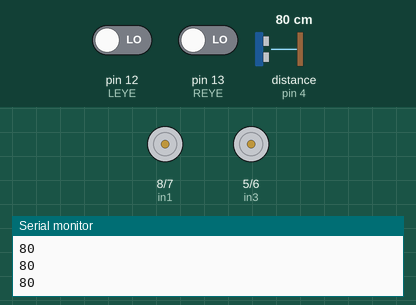
Simulated run of this sketch. Board: Arduino Uno, built with avr-gcc and run on an emulated ATmega328P. Shown: motor-driver pin pairs drawn as motors (green arrow = first pin HIGH = forward, orange = second pin HIGH = backward, longer = more drive, scaled by the enable pin), the last lines printed to the serial monitor. Wiring (inferred from the names in the program): ultrasonic range finder: trigger pin 3; echo pin 4. Inputs (shaded band) come from the test bench; at power-on: pin 12 (LEYE) LOW, pin 13 (REYE) LOW, distance to the obstacle (sensor on pin 4) 80 cm. The echo pulse lasts 58.3 µs per cm.

Above: at 1.2 s.
1.3 s: pin 12 (LEYE) driven HIGH
At 2.2 s:
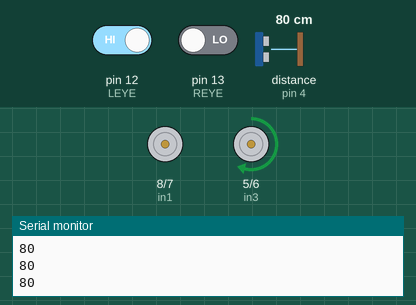
2.9 s: pin 13 (REYE) driven HIGH
At 3.9 s:
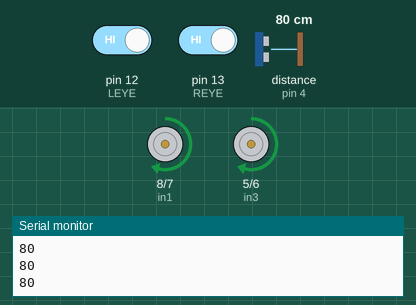
4.5 s: pin 12 (LEYE) driven LOW
At 5.6 s:
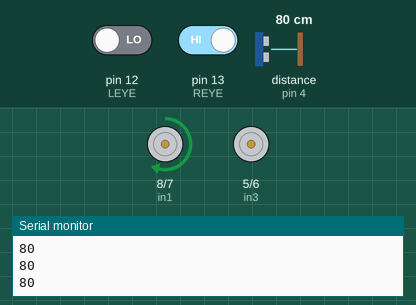
6.0 s: pin 13 (REYE) driven LOW
At 6.6 s:
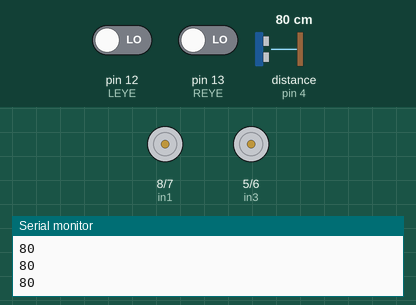
Timing chart, 0 to 8.8 s (numbered marks = the images above; inputs shaded):
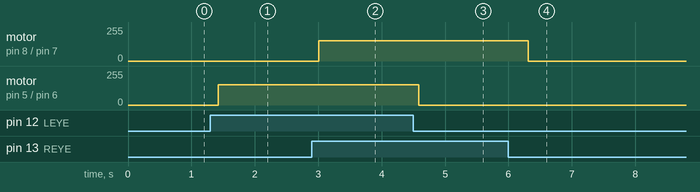

Measured:
- after the input at 1.3 s, motor on pin 5 (in3) / pin 6 (in4): stopped → forward 153/255 after 0.13 s
- after the input at 2.9 s, motor on pin 8 (in1) / pin 7 (in2): stopped → forward 153/255 after 0.11 s
- after the input at 4.5 s, motor on pin 5 (in3) / pin 6 (in4): forward 153/255 → stopped after 0.09 s
- after the input at 6.0 s, motor on pin 8 (in1) / pin 7 (in2): forward 153/255 → stopped after 0.31 s

The sketch:

US_and_DC.ino
```cpp
// IR PINS
const int REYE = 13;
const int LEYE = 12;

// DC MOTORS
// Motor A connections
const int enA = 11;
const int in1 = 8;
const int in2 = 7;

// Motor B connections
const int enB = 10;
const int in3 = 5;
const int in4 = 6;

// Set the speed (0 = off and 255 = max speed)
const int motorSpeed = 255*0.6;


// ULTRASONIC PINS
const int trig = 3; // Trigger Pin
const int echo = 4; // Echo Pin
long duration, cm;


void setup() {
  Serial.begin(9600);
  pinMode( LEYE, INPUT );
  pinMode( REYE, INPUT );

  // Motor control pins are outputs
  pinMode(enA, OUTPUT);
  pinMode(enB, OUTPUT);
  pinMode(in1, OUTPUT);
  pinMode(in2, OUTPUT);
  pinMode(in3, OUTPUT);
  pinMode(in4, OUTPUT);

  // Turn off motors - Initial state
  digitalWrite(in1, LOW);
  digitalWrite(in2, LOW);
  digitalWrite(in3, LOW);
  digitalWrite(in4, LOW);

  // Set the motor speed
  analogWrite(enA, motorSpeed);
  analogWrite(enB, motorSpeed);

  //ULTRASONIC
  pinMode(trig, OUTPUT);
  pinMode(echo, INPUT);

}

void loop() {


  bool all_clearL = digitalRead( LEYE );
  bool all_clearR = digitalRead( REYE );

  SendSound();
  duration = pulseIn(echo, HIGH);
  cm = microsecondsToCentimeters(duration);

  //Debug Print cm
  Serial.println(cm);

  Check(all_clearL,all_clearR,cm);
  delay(100);

}

//Ultrasonic functions

long microsecondsToCentimeters(long microseconds) {
   return microseconds / 29 / 2;
}

void SendSound(){
  digitalWrite(trig, LOW);
  delayMicroseconds(2);
  digitalWrite(trig, HIGH);
  delayMicroseconds(10);
  digitalWrite(trig, LOW);
}


// Motors functions
void go_forward() {
  //Serial.println("Forward");
  digitalWrite(in1, HIGH);
  digitalWrite(in2, LOW);
  digitalWrite(in3, HIGH);
  digitalWrite(in4, LOW);
}
void go_backwards() {
  //Serial.println("Backward");
  digitalWrite(in1, LOW);
  digitalWrite(in2, HIGH);
  digitalWrite(in3, LOW);
  digitalWrite(in4, HIGH);
}
void go_right() {
  //Serial.println("Right");
  digitalWrite(in1, LOW);
  digitalWrite(in2, LOW);
  digitalWrite(in3, HIGH);
  digitalWrite(in4, LOW);
}
void go_left() {
  //Serial.println("Left");
  digitalWrite(in1, HIGH);
  digitalWrite(in2, LOW);
  digitalWrite(in3, LOW);
  digitalWrite(in4, LOW);
}
void stop_all() {
  //Serial.println("Stop All");
  digitalWrite(in1, LOW);
  digitalWrite(in2, LOW);
  digitalWrite(in3, LOW);
  digitalWrite(in4, LOW);
}

// all_clear = black
// !all_clear = white

void Check(bool all_clearL,bool all_clearR, int cm){
  if(cm < 12){
    stop_all();
    return;
  }
  if( all_clearL && all_clearR ){
  go_forward();
  }
  if(all_clearL && !all_clearR){
    go_right();
  }
  if(!all_clearL && all_clearR){
    go_left();
  }
  if(!all_clearL && !all_clearR ){
//dealy added for intersections
  delay(250);
  stop_all();
  }
}
```
